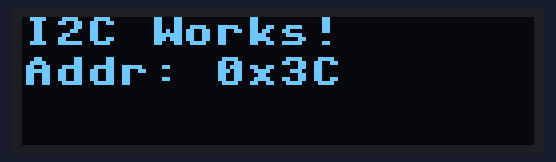
The program below on a simulated Raspberry Pi Pico running MicroPython. Parts: 128×32 one-colour display. At 0.0 s the program stops and its outputs stay as they are.

Above: at 0.1 s.

The program:

minimal.py
```python
from machine import Pin, I2C
import ssd1306
import time

# Use the working pins
i2c = I2C(1, scl=Pin(19), sda=Pin(18), freq=400000)

# 0x3C is detected automatically, so no need to specify
oled = ssd1306.SSD1306_I2C(128, 32, i2c)

oled.fill(0)                     # Clear screen
oled.text("I2C Works!", 0, 0)
oled.text("Addr: 0x3C", 0, 10)
oled.show()
```
